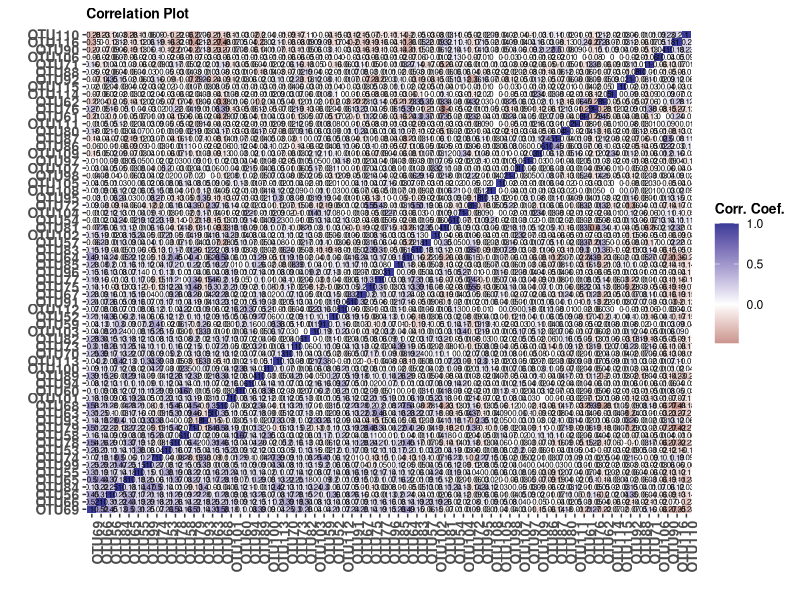

Source code (R):
data <- read.csv("T2D_up.csv", header = TRUE, stringsAsFactors = FALSE,sep=",")

#data <- read.csv("OTU_orig.csv", header = FALSE, stringsAsFactors = FALSE,sep=",")



head(data)
rownames(data) <- data$OTUname
#rownames(data) <- data$X.OTUname
data$OTUname<- NULL
#data$X.OTUname <- NULL
head(data)
#data_transpose <- as.data.frame(t(as.matrix(data)))
a=data.matrix(data[52:116,1:502], rownames.force = NA)

corr_mat=cor(t(a),method="spearman",use = "complete.obs")

library(reshape2)
co=melt(corr_mat)
head(co)

corr_sum<-rowSums(corr_mat)
corr_sum_sorted<-sort(corr_sum,decreasing=TRUE)

corr_mat_sorted<-corr_mat[order(corr_sum, decreasing = TRUE),order(corr_sum, decreasing = TRUE)]
corr_mat_sorted_sum<-rowSums(corr_mat_sorted)
#new<-order(corr_sum, decreasing = TRUE)
#o=co[1:1000,1:3]
#a<-order(corr_sum)

library(reshape2)
co=melt(t(corr_mat_sorted))
head(co)
#co=co[1:1000,]

library(ggplot2)
library(scales) # for muted function
ggplot(co, aes(Var1, Var2)) + # x and y axes => Var1 and Var2
  geom_tile(aes(fill = value)) + # background colours are mapped according to the value column
  geom_text(aes(fill = co$value, label = round(co$value, 2)),size=2) + # write the values
  scale_fill_gradient2(low = muted("darkred"), 
                       mid = "white", 
                       high = muted("blue"), 
                       midpoint = 0) + # determine the colour
  theme(panel.grid.major.x=element_blank(), #no gridlines
        panel.grid.minor.x=element_blank(), 
        panel.grid.major.y=element_blank(), 
        panel.grid.minor.y=element_blank(),
        panel.background=element_rect(fill="white"), # background=white
        axis.text.x = element_text(angle=90, hjust = 1,vjust=1,size = 10,face = "bold"),
        plot.title = element_text(size=10,face="bold"),
        axis.text.y = element_text(size = 10,face = "bold")) + 
  ggtitle("Correlation Plot") + 
  theme(legend.title=element_text(face="bold", size=10)) + 
  scale_x_discrete(name="") +
  scale_y_discrete(name="") +
  labs(fill="Corr. Coef.")





